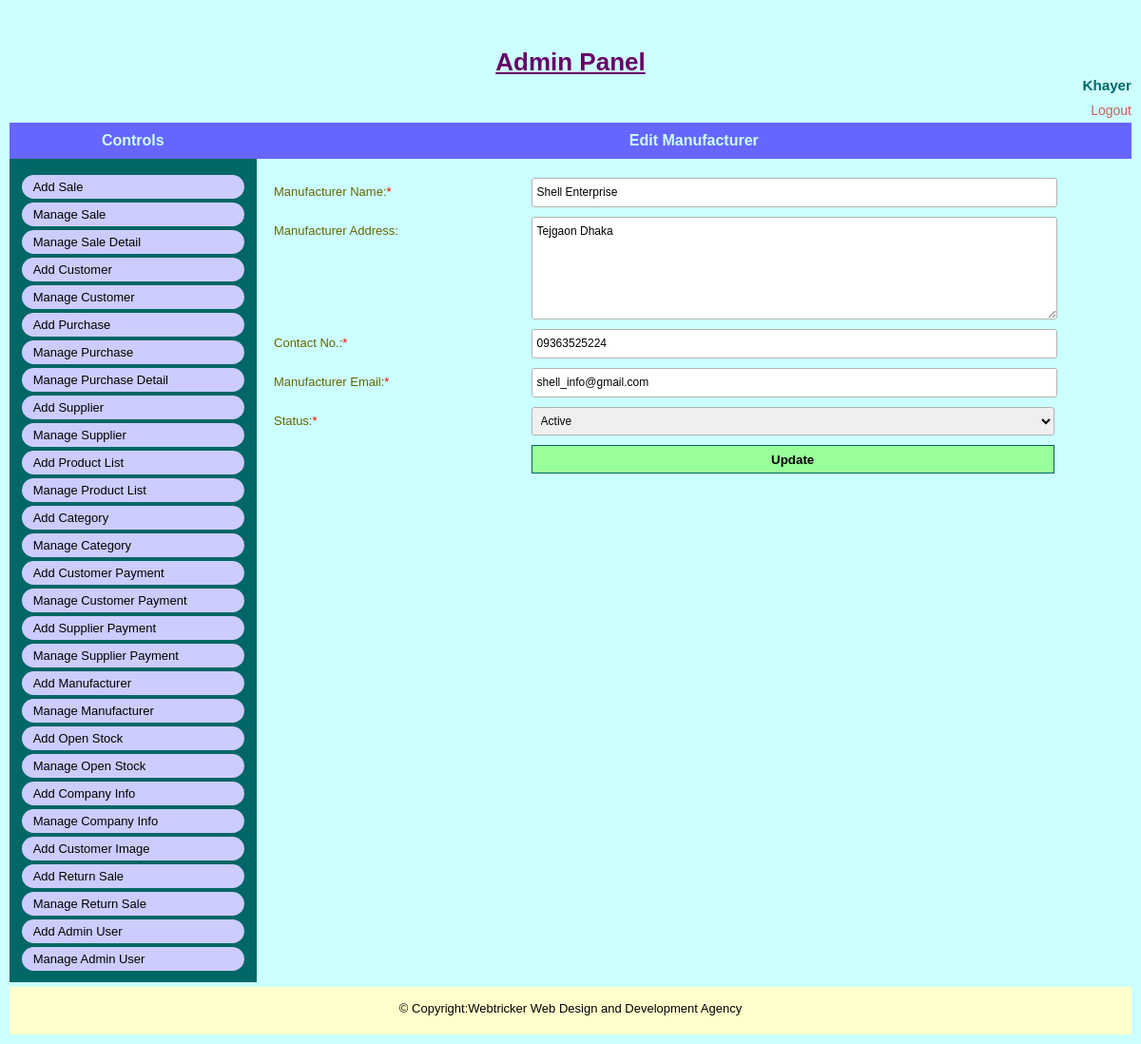
/admin/edit_manufacturer.php?id=1 (signed in), run on the app's committed database.
### tables this page shows
CREATE TABLE `tbl_manufact_info` (
  `manufact_id` int(4) NOT NULL,
  `manufact_name` varchar(100) NOT NULL,
  `manufact_address` text NOT NULL,
  `contact_no` varchar(11) NOT NULL,
  `manufact_email` varchar(100) NOT NULL,
  `status` tinyint(1) NOT NULL DEFAULT 1,
  `deletion_status` tinyint(1) NOT NULL,
  `created_date_time` timestamp NOT NULL DEFAULT current_timestamp() ON UPDATE current_timestamp()
);

### admin/edit_manufacturer.php (called while the page is built, shortened)
<?php
$manufact_id=$_GET['id'];
include 'admin_master_page.php';

### classes/database.php (called while the page is built, shortened)
<?php
class Database {
    public function connect() {
        $this->host_name="localhost";
        $this->user_name="u430957945_db_sales_inven";
        $this->password="Inven1254$";
        $this->database_name="u430957945_db_sales_inven";
        $conn= new mysqli($this->host_name,$this->user_name,$this->password,$this->database_name);
        return $conn;
    }
}
?>

### classes/admin.php (called while the page is built, shortened)
<?php
require_once '../classes/database.php';
class Admin extends Database {
    public function select_manufacturer_by_id($manufact_id)
    {
        $sql="SELECT * FROM tbl_manufact_info WHERE manufact_id='$manufact_id'";
        $query_result=  $this->connect()->query($sql);
        return $query_result;
    }
}

### admin/pages/edit_manufacturer_form.php (the view, shortened to what this page needs)
<?php
    $result=$obj_admin->select_manufacturer_by_id($manufact_id);
    $manufact_info= mysqli_fetch_assoc($result);
?>
<div class="common_wrap">
    <div class="common_title">
        <h4>Edit Manufacturer</h4>
    </div>
    <form name="edit_manufacturer" action="" method="post" enctype="multipart/form-data" onsubmit="return validateStandard(this)">
        <div class="input_wrap">
            <label>Manufacturer Name:<span class="required_field">*</span></label>
            <input type="text" name="manufact_name" value="<?php echo $manufact_info['manufact_name']?>" required regexp="JSVAL_RX_ALPHA_NUMERIC" err="Please Enter Valid Manufacturer Name" maxlength="100" placeholder="Manufacturer Nmae">
        </div>
        <div class="input_wrap">
            <label>Manufacturer Address:</label>
            <textarea name="manufact_address"><?php echo $manufact_info['manufact_address']?></textarea>
        </div>
        <div class="input_wrap">
            <label>Contact No.:<span class="required_field">*</span></label>
            <input type="text" name="contact_no" value="<?php echo $manufact_info['contact_no']?>" required regexp="JSVAL_RX_ALPHA_NUMERIC" err="Please Enter Valid Contact No." maxlength="100" placeholder="Contact No">
        </div>
        <div class="input_wrap">
            <label>Manufacturer Email:<span class="required_field">*</span></label>
            <input type="text" name="manufact_email" value="<?php echo $manufact_info['manufact_email']?>" required regexp="JSVAL_RX_ALPHA_NUMERIC" err="Please Enter Valid Email address." maxlength="100" placeholder="Email Address">
        </div>
        <div class="input_wrap">
            <label>Status:<span class="required_field">*</span></label>
            <select name="status" required exclude=" ">
                <option value="1">Active</option>
            </select>
        </div>
        <div class="input_wrap">
            <label>&nbsp;</label>
            <input type="submit" name="btn" value="Update">
        </div>
    </form>
</div>

### asset/css/style.css (style rules this page uses)
body { background-color:#000;color:#000;margin:0;padding:0;font-family:sans-serif;font-size:13px }
h1,h2,h3,h4,h5,h6 { margin:0;padding:0; }
.header_wrap,.menu,.content_wrap,.footer_wrap,.user_info,.admin_content,.common_title,.common_wrap, .view_content,.page_content,.image_wrap,.slide_wrap,.slide_inner,.slide,.sidebar_box_wrap,.sidebar_box, .gallery,.gallery_image_outer,.gallery_image_outer a,.gallery_detail,.common_description,.home_link, .sidebar_box ul,.notice_detail,.front_form_wrap,.front_form_wrap .input_wrap,.event_entry_detail, .student_detail_wrap,.result_detail,.front_content_wrap,.class_routine_details,.routine_display { float:left;position:relative;width:100%; -webkit-box-sizing:border-box; -moz-box-sizing:border-box; box-sizing:border-box }
.input_wrap { float:left;position:relative;width:60%;margin:10px 10% 0 27% }
.input_wrap label { float:left;position:relative;width:20%;margin:7px 0 0;padding:0 }
.input_wrap input[type=text],.input_wrap input[type=password],.input_wrap textarea,.input_wrap select, .input_wrap input[type=email],.input_wrap input[type=date],.input_wrap input[type=number] { float:left;width:40%;height:23px;border:1px solid #b3b3b3;margin:0;padding:3px 5px; line-height:20px;color:black;font:400 12px/23px Arial, Helvetica, sans-serif; -webkit-border-radius:3px;-moz-border-radius:3px;border-radius:3px }
.input_wrap input[type=submit] { border:none;width:42%;height:30px;font-weight:700; margin:0;padding:0;background-color:#99ff99;cursor:pointer }
.admin_page h4 { text-align:center;color:#ccffff;padding:10px 0;margin:0 0 10px 0;font-size:16px; background-color:#6666ff }
.admin_page .input_wrap { width:98%;margin:10px 0 0 2% }
.admin_page .input_wrap input[type=text],.admin_page .input_wrap input[type=password], .admin_page .input_wrap textarea,.admin_page .input_wrap input[type=email], .admin_page .input_wrap input[type=date] { width:60%; }
.admin_page .input_wrap textarea,.home_detail_wrap textarea { min-height:100px;height:100px;max-height:100px;max-width:60% }
.admin_page .input_wrap input[type=submit] { width:61%;border:1px solid #006666 }
.admin_page .input_wrap label { width:30%;margin:7px 0 0;color:#666600 }
.admin_page .input_wrap select { width:61%;height:30px; }
.required_field { color:red; }

### data on the page
tbl_manufact_info: manufact_name "Shell Enterprise", manufact_address "Tejgaon Dhaka", contact_no "09363525224", manufact_email "shell_info@gmail.com"

### other printed values
$_SESSION['admin_name'] "Khayer"
